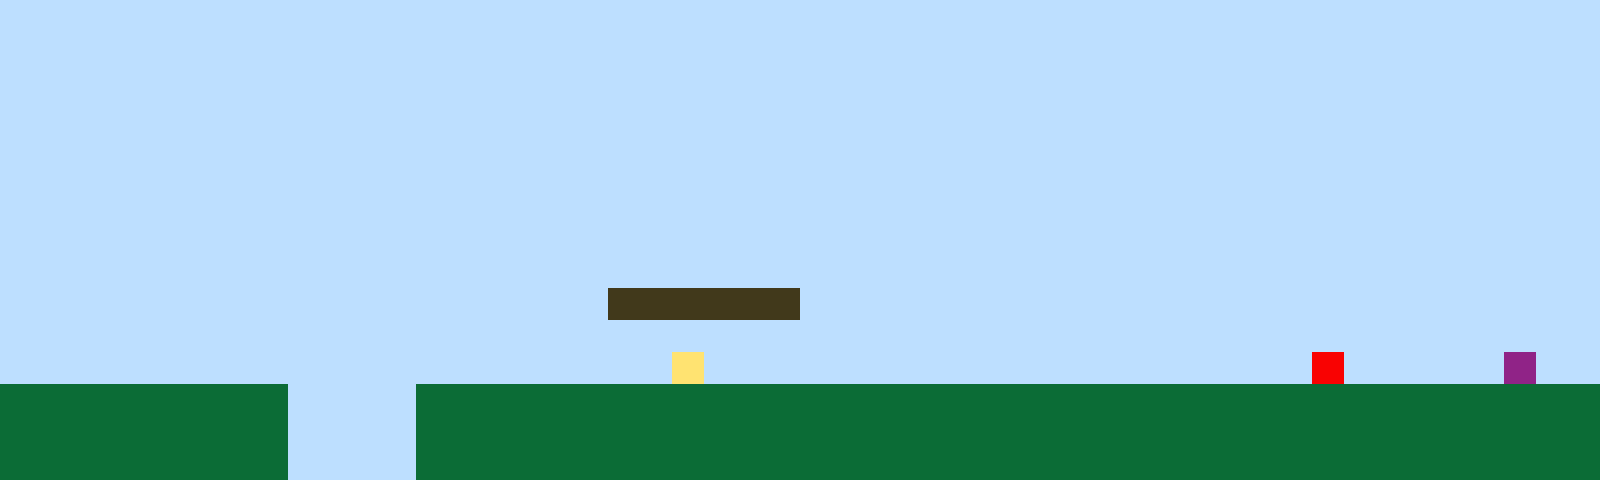

This is a level from a 2D game, rendered from its Tiled map with the project's own tilesets. A one-line summary and the complete map file follow:
An orthogonal 50x15 tile map with 32x32 px tiles, 1 tile layer (Tile Layer 1).

<map version="1.10" tiledversion="1.11.2" orientation="orthogonal" renderorder="right-up" width="50" height="15" tilewidth="32" tileheight="32" infinite="0" nextlayerid="2" nextobjectid="1"><editorsettings><export target="map1.csv" format="csv" /></editorsettings><tileset firstgid="1" name="sprites" tilewidth="32" tileheight="32" tilecount="6" columns="3"><image source="sprites.png" width="96" height="64" /></tileset><layer id="1" name="Tile Layer 1" width="50" height="15"><data encoding="csv">1,1,1,1,1,1,1,1,1,1,1,1,1,1,1,1,1,1,1,1,1,1,1,1,1,1,1,1,1,1,1,1,1,1,1,1,1,1,1,1,1,1,1,1,1,1,1,1,1,1,1,1,1,1,1,1,1,1,1,1,1,1,1,1,1,1,1,1,1,1,1,1,1,1,1,1,1,1,1,1,1,1,1,1,1,1,1,1,1,1,1,1,1,1,1,1,1,1,1,1,1,1,1,1,1,1,1,1,1,1,1,1,1,1,1,1,1,1,1,1,1,1,1,1,1,1,1,1,1,1,1,1,1,1,1,1,1,1,1,1,1,1,1,1,1,1,1,1,1,1,1,1,1,1,1,1,1,1,1,1,1,1,1,1,1,1,1,1,1,1,1,1,1,1,1,1,1,1,1,1,1,1,1,1,1,1,1,1,1,1,1,1,1,1,1,1,1,1,1,1,1,1,1,1,1,1,1,1,1,1,1,1,1,1,1,1,1,1,1,1,1,1,1,1,1,1,1,1,1,1,1,1,1,1,1,1,1,1,1,1,1,1,1,1,1,1,1,1,1,1,1,1,1,1,1,1,1,1,1,1,1,1,1,1,1,1,1,1,1,1,1,1,1,1,1,1,1,1,1,1,1,1,1,1,1,1,1,1,1,1,1,1,1,1,1,1,1,1,1,1,1,1,1,1,1,1,1,1,1,1,1,1,1,1,1,1,1,1,1,1,1,1,1,1,1,1,1,1,1,1,1,1,1,1,1,1,1,1,1,1,1,1,1,1,1,1,1,1,1,1,1,1,1,1,1,1,1,1,1,1,1,1,1,1,1,1,1,1,1,1,1,1,1,1,1,1,1,1,1,1,1,1,1,1,1,1,1,1,1,1,1,1,1,1,1,1,1,1,1,1,1,1,1,1,1,1,1,1,1,1,1,1,1,1,1,1,1,1,1,1,1,1,1,1,1,1,1,1,1,1,1,1,1,1,1,1,1,1,1,1,1,1,1,1,1,1,1,1,1,1,1,1,1,1,1,1,1,1,1,1,1,1,1,1,1,1,1,1,1,3,3,3,3,3,3,1,1,1,1,1,1,1,1,1,1,1,1,1,1,1,1,1,1,1,1,1,1,1,1,1,1,1,1,1,1,1,1,1,1,1,1,1,1,1,1,1,1,1,1,1,1,1,1,1,1,1,1,1,1,1,1,1,1,1,1,1,1,1,1,1,1,1,1,1,1,1,1,1,1,1,1,1,1,1,1,1,1,1,1,1,1,1,1,1,1,1,1,1,1,1,1,4,1,1,1,1,1,1,1,1,1,1,1,1,1,1,1,1,1,1,1,5,1,1,1,1,1,6,1,1,2,2,2,2,2,2,2,2,2,1,1,1,1,2,2,2,2,2,2,2,2,2,2,2,2,2,2,2,2,2,2,2,2,2,2,2,2,2,2,2,2,2,2,2,2,2,2,2,2,2,2,2,2,2,2,2,2,2,2,1,1,1,1,2,2,2,2,2,2,2,2,2,2,2,2,2,2,2,2,2,2,2,2,2,2,2,2,2,2,2,2,2,2,2,2,2,2,2,2,2,2,2,2,2,2,2,2,2,2,1,1,1,1,2,2,2,2,2,2,2,2,2,2,2,2,2,2,2,2,2,2,2,2,2,2,2,2,2,2,2,2,2,2,2,2,2,2,2,2,2</data></layer></map>
